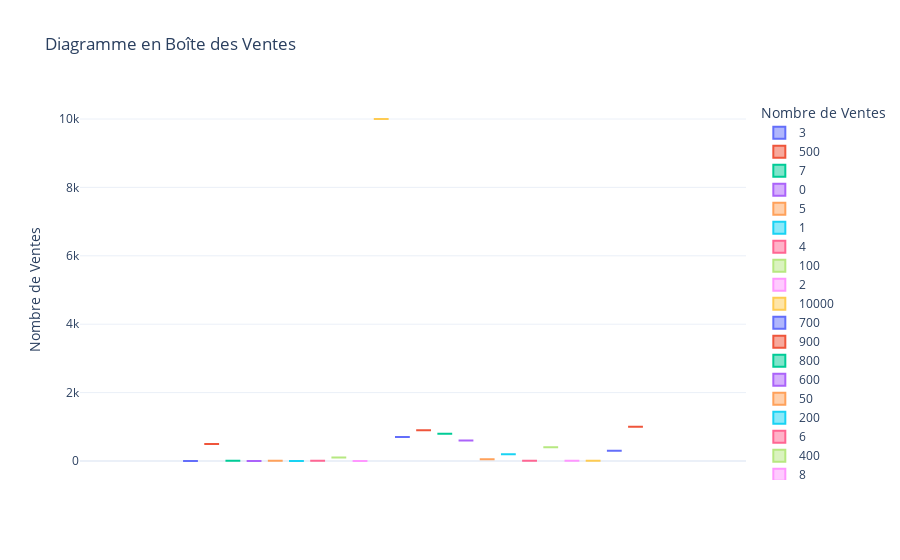

The notebook cell this image was saved under:
### Code cell
boxplot_ventes = px.box(data_cleaned, y="Ventes", 
                        title="Diagramme en Boîte des Ventes",
                        labels={"Ventes": "Nombre de Ventes"},
                        template="plotly_white",
                        color="Ventes")

boxplot_ventes.show()

### Figure 1 — Plotly figure (JSON) as saved in the notebook; plotly's stock layout.template omitted (floating-point values rounded to 4 significant figures; data arrays with more than 128 entries replaced by an {"elided": "..."} marker saying what was removed)
{"data": [{"alignmentgroup": "True", "hovertemplate": "Nombre de Ventes=%{y}<extra></extra>", "legendgroup": "3", "marker": {"color": "#636efa"}, "name": "3", "notched": false, "offsetgroup": "3", "orientation": "v", "showlegend": true, "type": "box", "x0": " ", "xaxis": "x", "y": [3, 3, 3, 3, 3, 3, 3, 3, 3, 3, 3, 3, 3, 3, 3, 3, 3, 3, 3, 3, 3, 3, 3, 3, 3, 3, 3, 3, 3, 3, 3, 3, 3, 3, 3, 3, 3, 3, 3, 3], "y0": " ", "yaxis": "y"}, {"alignmentgroup": "True", "hovertemplate": "Nombre de Ventes=%{y}<extra></extra>", "legendgroup": "500", "marker": {"color": "#EF553B"}, "name": "500", "notched": false, "offsetgroup": "500", "orientation": "v", "showlegend": true, "type": "box", "x0": " ", "xaxis": "x", "y": [500, 500, 500, 500, 500, 500, 500, 500, 500, 500, 500, 500, 500, 500, 500, 500, 500, 500, 500, 500, 500, 500, 500, 500, 500, 500, 500, 500, 500, 500, 500, 500, 500, 500, 500, 500, 500, 500, 500, 500, 500, 500, 500, 500, 500, 500, 500, 500, 500, 500, 500, 500, 500, 500, 500, 500, 500, 500, 500, 500, 500, 500, 500, 500, 500, 500, 500, 500, 500, 500, 500, 500, 500, 500, 500, 500, 500, 500, 500, 500, 500, 500, 500, 500, 500, 500, 500], "y0": " ", "yaxis": "y"}, {"alignmentgroup": "True", "hovertemplate": "Nombre de Ventes=%{y}<extra></extra>", "legendgroup": "7", "marker": {"color": "#00cc96"}, "name": "7", "notched": false, "offsetgroup": "7", "orientation": "v", "showlegend": true, "type": "box", "x0": " ", "xaxis": "x", "y": [7, 7, 7, 7, 7, 7, 7, 7, 7], "y0": " ", "yaxis": "y"}, {"alignmentgroup": "True", "hovertemplate": "Nombre de Ventes=%{y}<extra></extra>", "legendgroup": "0", "marker": {"color": "#ab63fa"}, "name": "0", "notched": false, "offsetgroup": "0", "orientation": "v", "showlegend": true, "type": "box", "x0": " ", "xaxis": "x", "y": {"elided": "1350 int values"}, "y0": " ", "yaxis": "y"}, {"alignmentgroup": "True", "hovertemplate": "Nombre de Ventes=%{y}<extra></extra>", "legendgroup": "5", "marker": {"color": "#FFA15A"}, "name": "5", "notched": false, "offsetgroup": "5", "orientation": "v", "showlegend": true, "type": "box", "x0": " ", "xaxis": "x", "y": [5, 5, 5, 5, 5, 5, 5, 5, 5, 5, 5, 5], "y0": " ", "yaxis": "y"}, {"alignmentgroup": "True", "hovertemplate": "Nombre de Ventes=%{y}<extra></extra>", "legendgroup": "1", "marker": {"color": "#19d3f3"}, "name": "1", "notched": false, "offsetgroup": "1", "orientation": "v", "showlegend": true, "type": "box", "x0": " ", "xaxis": "x", "y": {"elided": "327 int values"}, "y0": " ", "yaxis": "y"}, {"alignmentgroup": "True", "hovertemplate": "Nombre de Ventes=%{y}<extra></extra>", "legendgroup": "4", "marker": {"color": "#FF6692"}, "name": "4", "notched": false, "offsetgroup": "4", "orientation": "v", "showlegend": true, "type": "box", "x0": " ", "xaxis": "x", "y": [4, 4, 4, 4, 4, 4, 4, 4, 4, 4, 4, 4, 4, 4, 4, 4, 4, 4], "y0": " ", "yaxis": "y"}, {"alignmentgroup": "True", "hovertemplate": "Nombre de Ventes=%{y}<extra></extra>", "legendgroup": "100", "marker": {"color": "#B6E880"}, "name": "100", "notched": false, "offsetgroup": "100", "orientation": "v", "showlegend": true, "type": "box", "x0": " ", "xaxis": "x", "y": {"elided": "303 int values"}, "y0": " ", "yaxis": "y"}, {"alignmentgroup": "True", "hovertemplate": "Nombre de Ventes=%{y}<extra></extra>", "legendgroup": "2", "marker": {"color": "#FF97FF"}, "name": "2", "notched": false, "offsetgroup": "2", "orientation": "v", "showlegend": true, "type": "box", "x0": " ", "xaxis": "x", "y": [2, 2, 2, 2, 2, 2, 2, 2, 2, 2, 2, 2, 2, 2, 2, 2, 2, 2, 2, 2, 2, 2, 2, 2, 2, 2, 2, 2, 2, 2, 2, 2, 2, 2, 2, 2, 2, 2, 2, 2, 2, 2, 2, 2, 2, 2, 2, 2, 2, 2, 2, 2, 2, 2, 2, 2, 2, 2, 2, 2, 2, 2, 2, 2, 2, 2, 2, 2, 2, 2, 2, 2, 2, 2, 2, 2, 2, 2, 2, 2, 2, 2, 2, 2, 2, 2, 2, 2, 2, 2, 2, 2, 2, 2, 2, 2, 2, 2, 2], "y0": " ", "yaxis": "y"}, {"alignmentgroup": "True", "hovertemplate": "Nombre de Ventes=%{y}<extra></extra>", "legendgroup": "10000", "marker": {"color": "#FECB52"}, "name": "10000", "notched": false, "offsetgroup": "10000", "orientation": "v", "showlegend": true, "type": "box", "x0": " ", "xaxis": "x", "y": [10000, 10000, 10000, 10000, 10000, 10000, 10000, 10000, 10000, 10000, 10000], "y0": " ", "yaxis": "y"}, {"alignmentgroup": "True", "hovertemplate": "Nombre de Ventes=%{y}<extra></extra>", "legendgroup": "700", "marker": {"color": "#636efa"}, "name": "700", "notched": false, "offsetgroup": "700", "orientation": "v", "showlegend": true, "type": "box", "x0": " ", "xaxis": "x", "y": [700, 700, 700, 700, 700, 700, 700, 700, 700, 700, 700, 700, 700, 700, 700, 700, 700, 700, 700, 700, 700, 700, 700, 700, 700, 700, 700, 700, 700, 700, 700, 700, 700, 700, 700, 700, 700, 700, 700, 700, 700, 700, 700, 700, 700, 700, 700, 700, 700, 700, 700, 700, 700, 700, 700, 700, 700, 700, 700], "y0": " ", "yaxis": "y"}, {"alignmentgroup": "True", "hovertemplate": "Nombre de Ventes=%{y}<extra></extra>", "legendgroup": "900", "marker": {"color": "#EF553B"}, "name": "900", "notched": false, "offsetgroup": "900", "orientation": "v", "showlegend": true, "type": "box", "x0": " ", "xaxis": "x", "y": [900, 900, 900, 900, 900, 900, 900, 900, 900, 900, 900, 900, 900, 900, 900, 900, 900, 900, 900, 900, 900, 900, 900, 900, 900, 900, 900, 900, 900, 900, 900, 900, 900, 900, 900, 900, 900, 900, 900, 900, 900, 900, 900, 900, 900, 900, 900, 900, 900, 900, 900, 900, 900, 900, 900, 900], "y0": " ", "yaxis": "y"}, {"alignmentgroup": "True", "hovertemplate": "Nombre de Ventes=%{y}<extra></extra>", "legendgroup": "800", "marker": {"color": "#00cc96"}, "name": "800", "notched": false, "offsetgroup": "800", "orientation": "v", "showlegend": true, "type": "box", "x0": " ", "xaxis": "x", "y": [800, 800, 800, 800, 800, 800, 800, 800, 800, 800, 800, 800, 800, 800, 800, 800, 800, 800, 800, 800, 800, 800, 800, 800, 800, 800, 800, 800, 800, 800, 800, 800, 800, 800, 800, 800, 800, 800, 800, 800, 800, 800, 800, 800, 800, 800, 800, 800, 800, 800, 800, 800, 800, 800, 800, 800, 800, 800, 800, 800, 800, 800, 800, 800, 800, 800], "y0": " ", "yaxis": "y"}, {"alignmentgroup": "True", "hovertemplate": "Nombre de Ventes=%{y}<extra></extra>", "legendgroup": "600", "marker": {"color": "#ab63fa"}, "name": "600", "notched": false, "offsetgroup": "600", "orientation": "v", "showlegend": true, "type": "box", "x0": " ", "xaxis": "x", "y": [600, 600, 600, 600, 600, 600, 600, 600, 600, 600, 600, 600, 600, 600, 600, 600, 600, 600, 600, 600, 600, 600, 600, 600, 600, 600, 600, 600, 600, 600, 600, 600, 600, 600, 600, 600, 600, 600, 600, 600, 600, 600, 600, 600, 600, 600, 600, 600, 600, 600, 600, 600, 600, 600, 600, 600, 600, 600, 600, 600, 600, 600, 600, 600, 600, 600, 600, 600, 600, 600, 600, 600, 600, 600, 600, 600, 600, 600, 600, 600, 600, 600, 600, 600, 600, 600, 600, 600, 600, 600, 600, 600, 600, 600, 600, 600, 600, 600, 600, 600, 600], "y0": " ", "yaxis": "y"}, {"alignmentgroup": "True", "hovertemplate": "Nombre de Ventes=%{y}<extra></extra>", "legendgroup": "50", "marker": {"color": "#FFA15A"}, "name": "50", "notched": false, "offsetgroup": "50", "orientation": "v", "showlegend": true, "type": "box", "x0": " ", "xaxis": "x", "y": {"elided": "195 int values"}, "y0": " ", "yaxis": "y"}, {"alignmentgroup": "True", "hovertemplate": "Nombre de Ventes=%{y}<extra></extra>", "legendgroup": "200", "marker": {"color": "#19d3f3"}, "name": "200", "notched": false, "offsetgroup": "200", "orientation": "v", "showlegend": true, "type": "box", "x0": " ", "xaxis": "x", "y": {"elided": "171 int values"}, "y0": " ", "yaxis": "y"}, {"alignmentgroup": "True", "hovertemplate": "Nombre de Ventes=%{y}<extra></extra>", "legendgroup": "6", "marker": {"color": "#FF6692"}, "name": "6", "notched": false, "offsetgroup": "6", "orientation": "v", "showlegend": true, "type": "box", "x0": " ", "xaxis": "x", "y": [6, 6, 6, 6, 6], "y0": " ", "yaxis": "y"}, {"alignmentgroup": "True", "hovertemplate": "Nombre de Ventes=%{y}<extra></extra>", "legendgroup": "400", "marker": {"color": "#B6E880"}, "name": "400", "notched": false, "offsetgroup": "400", "orientation": "v", "showlegend": true, "type": "box", "x0": " ", "xaxis": "x", "y": [400, 400, 400, 400, 400, 400, 400, 400, 400, 400, 400, 400, 400, 400, 400, 400, 400, 400, 400, 400, 400, 400, 400, 400, 400, 400, 400, 400, 400, 400, 400, 400, 400, 400, 400, 400, 400, 400, 400, 400, 400, 400, 400, 400, 400, 400, 400, 400, 400, 400, 400, 400, 400, 400, 400, 400, 400, 400, 400, 400, 400, 400, 400, 400, 400, 400, 400, 400, 400, 400, 400, 400, 400, 400, 400, 400, 400, 400, 400, 400, 400, 400, 400, 400, 400, 400, 400, 400, 400, 400, 400, 400, 400, 400, 400, 400, 400, 400, 400, 400, 400, 400, 400, 400, 400, 400, 400, 400, 400, 400, 400, 400, 400, 400, 400, 400, 400, 400, 400, 400, 400], "y0": " ", "yaxis": "y"}, {"alignmentgroup": "True", "hovertemplate": "Nombre de Ventes=%{y}<extra></extra>", "legendgroup": "8", "marker": {"color": "#FF97FF"}, "name": "8", "notched": false, "offsetgroup": "8", "orientation": "v", "showlegend": true, "type": "box", "x0": " ", "xaxis": "x", "y": [8, 8], "y0": " ", "yaxis": "y"}, {"alignmentgroup": "True", "hovertemplate": "Nombre de Ventes=%{y}<extra></extra>", "legendgroup": "9", "marker": {"color": "#FECB52"}, "name": "9", "notched": false, "offsetgroup": "9", "orientation": "v", "showlegend": true, "type": "box", "x0": " ", "xaxis": "x", "y": [9], "y0": " ", "yaxis": "y"}, {"alignmentgroup": "True", "hovertemplate": "Nombre de Ventes=%{y}<extra></extra>", "legendgroup": "300", "marker": {"color": "#636efa"}, "name": "300", "notched": false, "offsetgroup": "300", "orientation": "v", "showlegend": true, "type": "box", "x0": " ", "xaxis": "x", "y": {"elided": "152 int values"}, "y0": " ", "yaxis": "y"}, {"alignmentgroup": "True", "hovertemplate": "Nombre de Ventes=%{y}<extra></extra>", "legendgroup": "1000", "marker": {"color": "#EF553B"}, "name": "1000", "notched": false, "offsetgroup": "1000", "orientation": "v", "showlegend": true, "type": "box", "x0": " ", "xaxis": "x", "y": [1000, 1000], "y0": " ", "yaxis": "y"}], "layout": {"boxmode": "group", "legend": {"title": {"text": "Nombre de Ventes"}, "tracegroupgap": 0}, "title": {"text": "Diagramme en Boîte des Ventes"}, "xaxis": {"anchor": "y", "domain": [0, 1]}, "yaxis": {"anchor": "x", "categoryarray": [1000, 300, 9, 8, 400, 6, 200, 50, 600, 800, 900, 700, 10000, 2, 100, 4, 1, 5, 0, 7, 500, 3], "categoryorder": "array", "domain": [0, 1], "title": {"text": "Nombre de Ventes"}}}}
